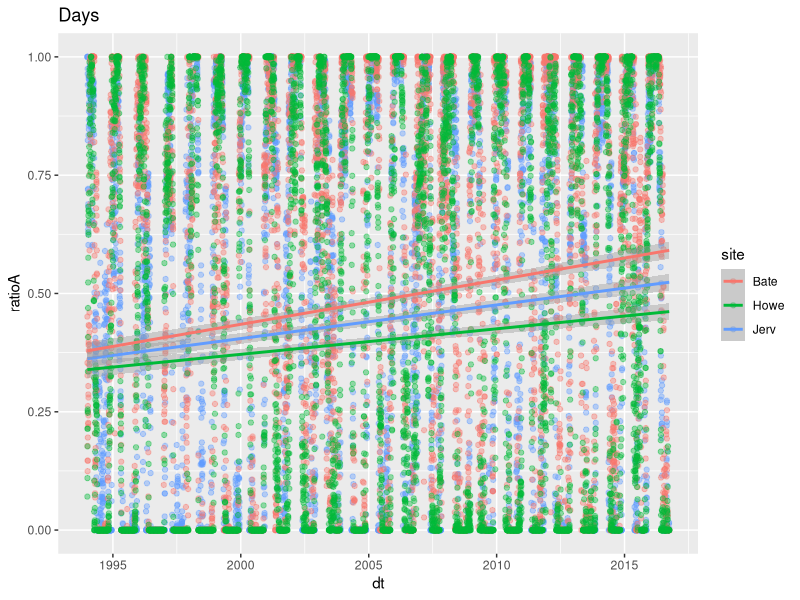
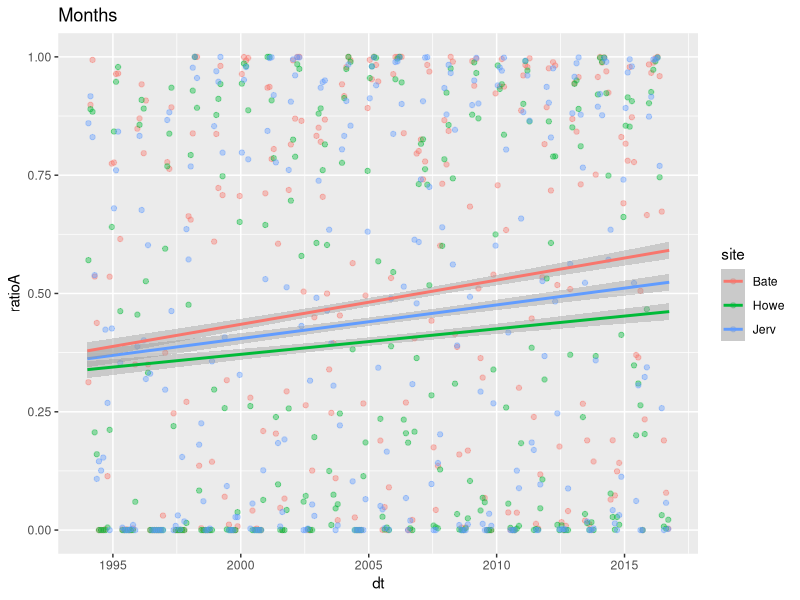
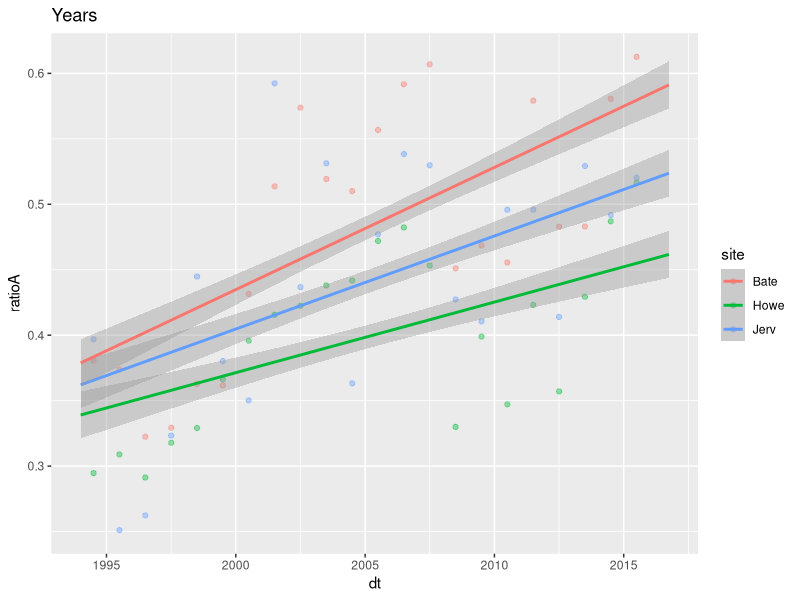

Write R code to recreate these figures, in order.
# Basic statistical tests for paper
# have run the tests with data points being each day, the monthly means
# and the yearly means. The yearly means is the correct one to use in my
# case I think as it smooths out the seasonal component.
library(ggplot2)
library(lubridate)
library(lsmeans)

# Setup
setwd("~/Development/PhD/repos/oceancc")

# get data
df_Jerv <- read.csv('./data/count_Jerv.csv')
df_Jerv$site <- 'Jerv'
df_Bate <-
read.csv('./data/count_Bate.csv')
df_Bate$site <- 'Bate'
df_Howe <- read.csv('./data/count_Howe.csv')
df_Howe$site <- 'Howe'

# bind data
df <- do.call('rbind', list(df_Jerv, df_Bate, df_Howe))
# convert string to date
df$dt <- as.POSIXct(df$dt)
# convert string to factor
df$site <- as.factor(df$site)
# make Ratio data
df$ratioA = df$countA/(df$countA + df$countB)
df$ratioB = df$countB/(df$countA + df$countB)
# add year and month
df$year <- year(df$dt)
df$month <- month(df$dt)

# get monthly and yearly means
i <- 1
df_ls <- split(df, df$site)
df_year <- list()
df_month <- list()
for (dat in df_ls){
  df_year[[i]] <- aggregate(dat, by=list(dat$year), mean)
  df_month[[i]] <- aggregate(dat, by=list(dat$year, dat$month), mean) 
  df_year[[i]]$site <- dat$site[1]
  df_month[[i]]$site <- dat$site[1]
  i <- i +1
}
df_year <- do.call('rbind', df_year)
df_month <- do.call('rbind',df_month)
# drop 2016 in years
df_year <- df_year[!df_year$year == 2016,]

# plots
ggplot(df, aes(x=dt, y=ratioA, colour=site)) +
  geom_point(alpha=0.4) +
  stat_smooth(data=subset(df, site == "Jerv"), method = "lm") +
  stat_smooth(data=subset(df, site == "Bate"), method = "lm") +
  stat_smooth(data=subset(df, site == "Howe"), method = "lm") +
  ggtitle('Days')

ggplot(df_month, aes(x=dt, y=ratioA, colour=site)) +
  geom_point(alpha=0.4) +
  stat_smooth(data=subset(df, site == "Jerv"), method = "lm") +
  stat_smooth(data=subset(df, site == "Bate"), method = "lm") +
  stat_smooth(data=subset(df, site == "Howe"), method = "lm") +
  ggtitle('Months')

ggplot(df_year, aes(x=dt, y=ratioA, colour=site)) +
  geom_point(alpha=0.4) +
  stat_smooth(data=subset(df, site == "Jerv"), method = "lm") +
  stat_smooth(data=subset(df, site == "Bate"), method = "lm") +
  stat_smooth(data=subset(df, site == "Howe"), method = "lm") +
  ggtitle('Years')

# make models
print('\nModel all days')
fit <- lm(formula = ratioA ~ dt*site, data = df)
anova(fit)
TukeyHSD(aov(fit))

print('\nModel all month means')
fit <- lm(formula = ratioA ~ dt*site, data = df_month)
anova(fit)
TukeyHSD(aov(fit))

print('\nModel all year means')
fit <- lm(formula = ratioA ~ dt*site, data = df_year)
anova(fit)
TukeyHSD(aov(fit))
